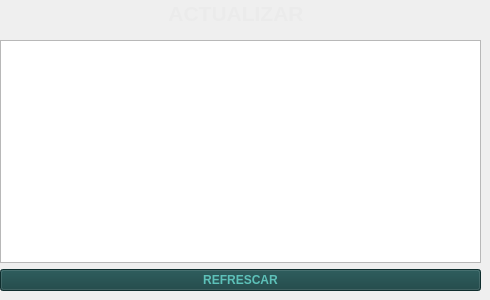
           <widget class="QWidget" name="tab_23">
            <attribute name="icon">
             <iconset>
              <normaloff>assets/SpotyUI/Actualizar.png</normaloff>assets/SpotyUI/Actualizar.png</iconset>
            </attribute>
            <attribute name="title">
             <string/>
            </attribute>
            <widget class="QWidget" name="layoutWidget_35">
             <property name="geometry">
              <rect>
               <x>0</x>
               <y>0</y>
               <width>471</width>
               <height>27</height>
              </rect>
             </property>
             <layout class="QHBoxLayout" name="horizontalLayout_21">
              <item>
               <spacer name="horizontalSpacer_45">
                <property name="orientation">
                 <enum>Qt::Horizontal</enum>
                </property>
                <property name="sizeHint" stdset="0">
                 <size>
                  <width>40</width>
                  <height>20</height>
                 </size>
                </property>
               </spacer>
              </item>
              <item>
               <widget class="QLabel" name="label_41">
                <property name="font">
                 <font>
                  <pointsize>16</pointsize>
                  <weight>75</weight>
                  <bold>true</bold>
                 </font>
                </property>
                <property name="styleSheet">
                 <string notr="true">color: rgb(235, 235, 235);</string>
                </property>
                <property name="text">
                 <string>ACTUALIZAR</string>
                </property>
                <property name="alignment">
                 <set>Qt::AlignCenter</set>
                </property>
               </widget>
              </item>
              <item>
               <spacer name="horizontalSpacer_46">
                <property name="orientation">
                 <enum>Qt::Horizontal</enum>
                </property>
                <property name="sizeHint" stdset="0">
                 <size>
                  <width>40</width>
                  <height>20</height>
                 </size>
                </property>
               </spacer>
              </item>
             </layout>
            </widget>
            <widget class="QWidget" name="layoutWidget_36">
             <property name="geometry">
              <rect>
               <x>0</x>
               <y>40</y>
               <width>481</width>
               <height>251</height>
              </rect>
             </property>
             <layout class="QVBoxLayout" name="verticalLayout_18">
              <item>
               <widget class="QTableView" name="ActualizarTable_4">
                <property name="font">
                 <font>
                  <weight>75</weight>
                  <bold>true</bold>
                 </font>
                </property>
                <property name="styleSheet">
                 <string notr="true">background-color: rgb(93, 193, 185);
border-color: rgb(0, 0, 0);
selection-background-color: rgb(21, 65, 65);
color: rgb(11, 31, 31);
border-top-color: rgb(11, 31, 31);
gridline-color: rgb(11, 31, 31);
selection-color: rgb(187, 191, 179);
QHeaderView::section { 
			background-color: #0b1f1f 
	}</string>
                </property>
                <attribute name="horizontalHeaderDefaultSectionSize">
                 <number>119</number>
                </attribute>
               </widget>
              </item>
              <item>
               <widget class="QPushButton" name="ActualizarRefresh_4">
                <property name="font">
                 <font>
                  <pointsize>9</pointsize>
                  <weight>75</weight>
                  <bold>true</bold>
                 </font>
                </property>
                <property name="styleSheet">
                 <string notr="true">color: rgb(93, 193, 185);
background-color: #154141;</string>
                </property>
                <property name="text">
                 <string>REFRESCAR</string>
                </property>
               </widget>
              </item>
             </layout>
            </widget>
           </widget>
